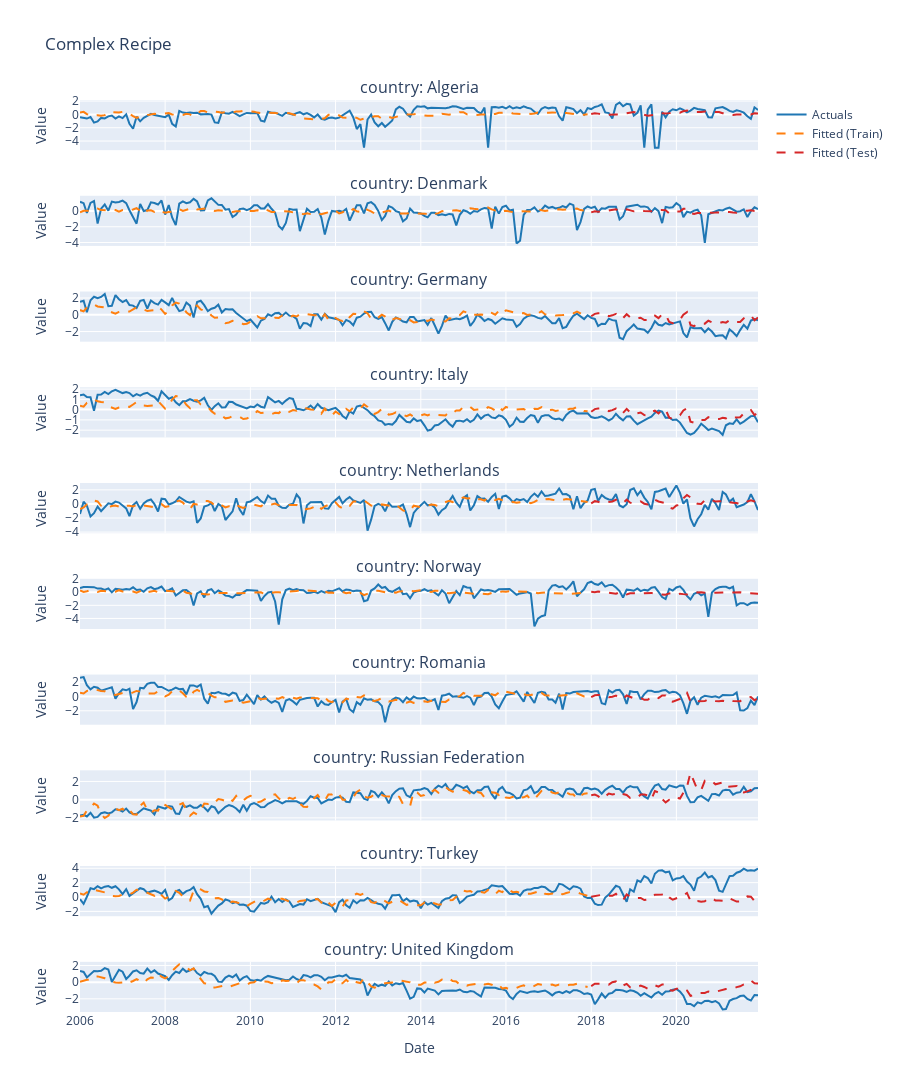

Source (notebook cell):
### Markdown cell above
## 4. Random Forest Importance Feature Selection

`step_filter_rf_importance()` uses Random Forest's built-in feature importance (mean decrease in impurity) to select features.

**How it works with grouped data**:
- Each group's recipe fits a Random Forest on that group's data
- Features are ranked by importance scores
- Top features are selected based on `top_n`, `top_p`, or `threshold`
- Fast and reliable for initial feature screening

### Code cell
# Create recipe with RF importance feature selection
rec_rf = (
    recipe()
    .step_normalize(all_numeric_predictors())  # Normalize first
    .step_filter_rf_importance(
        outcome='refinery_kbd',
        top_n=3  # Select top 3 features per group
        # n_estimators=100,  # RF trees
        # random_state=42
    )
)

# Create workflow
wf_rf = (
    workflow()
    .add_recipe(rec_rf)
    .add_model(linear_reg().set_engine("sklearn"))
    .add_model_name("rf_importance_selection")
    .add_model_group_name("feature_selection_models")
)

# Fit with per-group preprocessing
print("Fitting model with RF importance feature selection...")
fit_rf = wf_rf.fit_nested(train_data, group_col='country')
fit_rf = fit_rf.evaluate(test_data)

fit = fit_rf

outputs, coefs, stats = fit.extract_outputs()

display(outputs)
display(coefs)
display(stats)

# Plot forecast
fig = plot_forecast(fit, title="Complex Recipe")
fig.show()

# Extract preprocessed training data
processed_train = fit.extract_preprocessed_data(train_data, split='train')
processed_test = fit.extract_preprocessed_data(test_data, split='test')    

display(processed_train.tail(10))
display(processed_test.head(10))

display(fit.get_feature_comparison())
